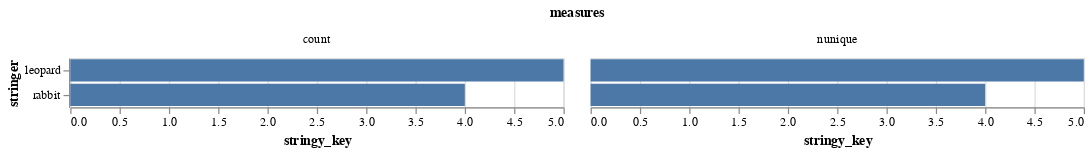

The code cell stored with this chart in its notebook:
### Code cell
ce.chart_me(df, 'stringer', 'stringy_key')

### Figure 1 — Vega-Lite specification as saved in the notebook (floating-point values rounded to 4 significant figures)
{"config": {"view": {"continuousWidth": 400, "continuousHeight": 300}}, "data": {"name": "data-f2eb52aa545d58a4e7505ab7ee0d429e"}, "mark": "bar", "encoding": {"facet": {"columns": 2, "field": "measures", "type": "ordinal"}, "x": {"field": "stringy_key", "type": "quantitative"}, "y": {"field": "stringer", "type": "ordinal"}}, "resolve": {"scale": {"x": "independent"}}, "$schema": "https://vega.github.io/schema/vega-lite/v4.17.0.json", "datasets": {"data-f2eb52aa545d58a4e7505ab7ee0d429e": [{"stringer": "leopard", "measures": "count", "stringy_key": 5}, {"stringer": "rabbit", "measures": "count", "stringy_key": 4}, {"stringer": "leopard", "measures": "nunique", "stringy_key": 5}, {"stringer": "rabbit", "measures": "nunique", "stringy_key": 4}]}}
